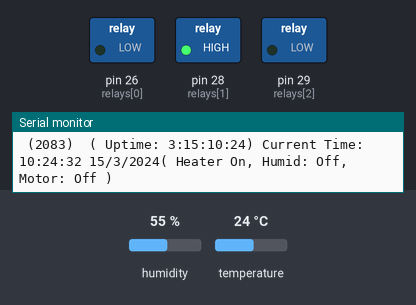
Bench run of a sketch on a simulated Arduino Mega 2560, built with avr-gcc and run on an emulated ATmega2560. Shown: switched loads named in the sketch (green lamp = pin HIGH), the last lines printed to the serial monitor. The inputs (shaded band) are chosen by the test bench; at power-on: temperature 24 °C, humidity 55 %. The local clock reads 2024-03-15 10:24:30 at power-on unless the sketch sets it.

Above: at 2.9 s.
3.0 s: temperature set to 37.3 °C
5.8 s: temperature set to 38.6 °C
At 6.6 s:
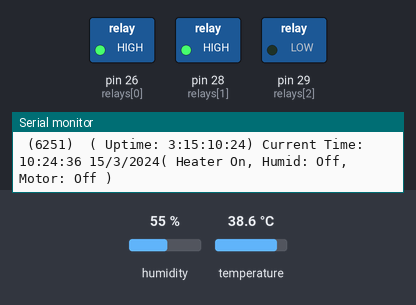
8.6 s: temperature set to 35.4 °C
11.6 s: temperature set to 34.6 °C
At 13.6 s:
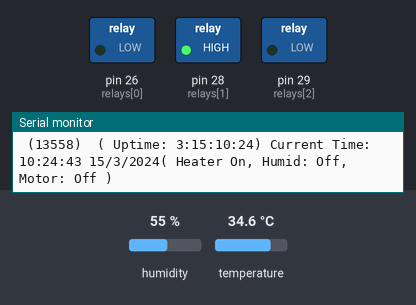
17.7 s: temperature set to 41 °C
At 21.7 s:
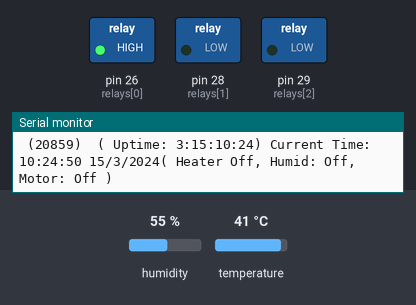
22.4 s: temperature set to 12 °C
At 24.0 s:
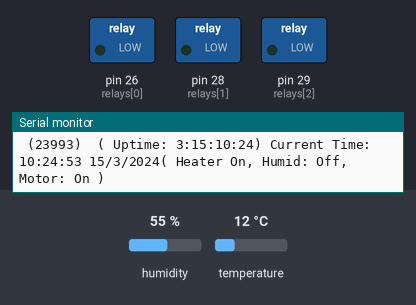
Timing chart, 0 to 25.5 s (numbered marks = the images above; inputs shaded):
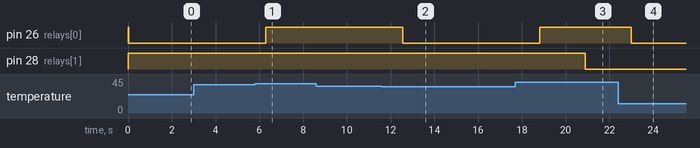

The sketch:

egv1_ui.ino
```cpp
#include <virtuabotixRTC.h>
#include <DHT.h>

#define DHTPIN 5
#define DHTTYPE DHT22


virtuabotixRTC timeit(23,22,24);
DHT dht(DHTPIN, DHTTYPE);
uint8_t relays[3] = {26, 28, 29};

bool isHeaterOn;
bool isHumidOn;
bool isMotorOn;

uint8_t beginDayTime[4] = {0,0,0,0};
uint8_t lastDayTime[4] = {0,0,0,0};
uint8_t deviceUpTime[4] = {0,0,0,0};

int MotorRunDuration = 12000;
int MotorDelay = 20000;
uint32_t LastSeconds =0;
int UpTimeSeconds;

void setRelay(uint8_t relay, bool relayState){
  digitalWrite(relays[relay], relayState);
}
void testRelays(){
  Serial.println("Relay Testing Setup");
  for(int i=0;i<*(&relays + 1)-relays;i++){
    digitalWrite(relays[i], 0x1);
    delay(1000);
    digitalWrite(relays[i], 0x0);
    delay(1000);
    Serial.println(relays[i]);
  }
  Serial.println("Relays Setup Done Testing@");
  delay(5000);
}


void updateRelayState(){
  if(digitalRead(relays[0]) == LOW){
    isHeaterOn = true;
  }else{
    isHeaterOn = false;
  }
  if(digitalRead(relays[1]) == LOW){
    isMotorOn = true;
  }else{
    isMotorOn = false;
  }
  if(digitalRead(relays[2]) == HIGH){
    isHumidOn = true;
  }else{
    isHumidOn = false;
  }

  Serial.print("( Heater ");
  if(isHeaterOn){
    Serial.print("On");
  }else{
    Serial.print("Off");
  }
  Serial.print(", Humid: ");
  if(isHumidOn){
    Serial.print("On");
  }else{
    Serial.print("Off");
  }
  Serial.print(", Motor: ");
  if(isMotorOn){
    Serial.print("On");
  }else{
    Serial.print("Off");
  }
  Serial.print(" ) ");
}
void testingRelays(){
  if(timeit.minutes & 3 == 0){
    setRelay(2, true);
    setRelay(1, false);
    setRelay(0, false);
  }
  else if(timeit.minutes % 2 == 0){
    setRelay(2, false);
    setRelay(1, false);
    setRelay(0, true);
  }
  else if(timeit.minutes % 2 == 1){
    setRelay(2, false);
    setRelay(1, true);
    setRelay(0, false);
  }
}

void setDayTimeEnd(){
  beginDayTime[0] = timeit.month;
  beginDayTime[1] = timeit.dayofmonth;
  beginDayTime[2] = timeit.hours;
  beginDayTime[3] = timeit.minutes;

  lastDayTime[0] = beginDayTime[0];
  lastDayTime[1] = beginDayTime[1] + 21;
  lastDayTime[2] = beginDayTime[2];
  lastDayTime[3] = beginDayTime[3];
  Serial.println("Date Begin and EndTIme Has Been Set!!");
  printTheBeginAndEndTime();
}
void printTheBeginAndEndTime(){
  Serial.print("( ");
  for(uint8_t i = 0;i<*(&beginDayTime + 1)-beginDayTime;i++){
    Serial.print(beginDayTime[i]);
    Serial.print(":");
  }
  Serial.print(" -> ");
  for(uint8_t i = 0;i<*(&lastDayTime + 1)-lastDayTime;i++){
    Serial.print(lastDayTime[i]);
    Serial.print(":");
  }
  Serial.print(" ) ");
}

void upTime(){
  timeit.updateTime();
  deviceUpTime[0] = timeit.month - beginDayTime[0];
  deviceUpTime[1] = timeit.dayofmonth - beginDayTime[1];
  deviceUpTime[2] = timeit.hours - beginDayTime[2];
  deviceUpTime[3] = timeit.minutes - beginDayTime[3];

  Serial.print(" ( Uptime: ");Serial.print(deviceUpTime[0]);
  Serial.print(":");Serial.print(deviceUpTime[1]);
  Serial.print(":");Serial.print(deviceUpTime[2]);
  Serial.print(":");Serial.print(deviceUpTime[3]);
  Serial.print(") ");
}
void upTimeSeconds(){
  Serial.print(" (");
  Serial.print(UpTimeSeconds);
  Serial.print(") ");
}
void TemperatureAndHumidityLogic(){
  if(dht.readTemperature() > 37.7){
    setRelay(0, true);
  }if(dht.readTemperature() < 35){
    setRelay(0, false);
  }
}

void MotorRotateBeta(){
  if(!isMotorOn && (millis() - LastSeconds) >= MotorDelay){
    setRelay(1, false);
    LastSeconds = millis();
  }
  if(isMotorOn && (millis() - LastSeconds) >= MotorRunDuration){
    setRelay(1, true);
  }
}
void MotorLogic(){

}

void printRtcTime(){
  Serial.print("Current Time: ");
  Serial.print(timeit.hours);
  Serial.print(":");
  Serial.print(timeit.minutes);
  Serial.print(":");
  Serial.print(timeit.seconds);
  Serial.print(" ");

  // Display the current date
  Serial.print(timeit.dayofmonth);
  Serial.print("/");
  Serial.print(timeit.month);
  Serial.print("/");
  Serial.print(timeit.year);
}
void Logics(){
  // testingRelays();
  MotorRotateBeta();
  // upTime();
  // printTheBeginAndEndTime();
  TemperatureAndHumidityLogic();
}
void setup(){
  Serial.begin(9600);
  for(int i=0;i<3;i++){
    pinMode(relays[i], OUTPUT);
    if(relays[i] == 29){
      digitalWrite(relays[i], LOW);
    }else{
      digitalWrite(relays[i], HIGH);
    }
  }

  timeit.updateTime();
  // timeit.setDS1302Time(0, 7, 18, 4, 13, 2, 2025);
}
void loop(){
  UpTimeSeconds = millis();
  timeit.updateTime();
  upTimeSeconds();
  upTime();
  printRtcTime();
  updateRelayState();
  Logics();
  Serial.print("\n");
  delay(1000);
}
```

Measured:
- the behaviour switches between 37.7 and 37.8 °C on temperature (found by bisection; images 0 and 1)
- the behaviour switches between 35 and 34.9 °C on temperature (found by bisection; images 1 and 2)
- after the input at 5.8 s, pin 26 (relays[0]): LOW → HIGH after 0.50 s
- after the input at 11.6 s, pin 26 (relays[0]): HIGH → LOW after 0.96 s
- after the input at 17.7 s, pin 26 (relays[0]): LOW → HIGH after 1.1 s
- after the input at 22.4 s, pin 26 (relays[0]): HIGH → LOW after 0.59 s
